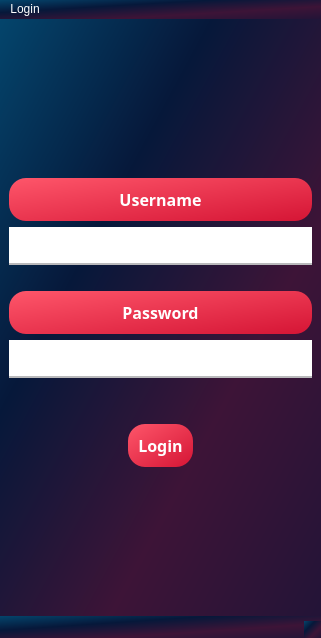
<?xml version="1.0" encoding="UTF-8"?>
<ui version="4.0">
 <class>LoginPage</class>
 <widget class="QMainWindow" name="LoginPage">
  <property name="enabled">
   <bool>true</bool>
  </property>
  <property name="geometry">
   <rect>
    <x>0</x>
    <y>0</y>
    <width>321</width>
    <height>638</height>
   </rect>
  </property>
  <property name="windowTitle">
   <string>Login Page</string>
  </property>
  <property name="styleSheet">
   <string notr="true">/*Copyright (c) DevSec Studio. All rights reserved.

MIT License

Permission is hereby granted, free of charge, to any person obtaining a copy
of this software and associated documentation files (the &quot;Software&quot;), to deal
in the Software without restriction, including without limitation the rights
to use, copy, modify, merge, publish, distribute, sublicense, and/or sell
copies of the Software, and to permit persons to whom the Software is
furnished to do so, subject to the following conditions:

The above copyright notice and this permission notice shall be included in all
copies or substantial portions of the Software.

THE SOFTWARE IS PROVIDED *AS IS*, WITHOUT WARRANTY OF ANY KIND, EXPRESS OR
IMPLIED, INCLUDING BUT NOT LIMITED TO THE WARRANTIES OF MERCHANTABILITY,
FITNESS FOR A PARTICULAR PURPOSE AND NONINFRINGEMENT. IN NO EVENT SHALL THE
AUTHORS OR COPYRIGHT HOLDERS BE LIABLE FOR ANY CLAIM, DAMAGES OR OTHER
LIABILITY, WHETHER IN AN ACTION OF CONTRACT, TORT OR OTHERWISE, ARISING FROM,
OUT OF OR IN CONNECTION WITH THE SOFTWARE OR THE USE OR OTHER DEALINGS IN THE SOFTWARE.
*/

/*-----QWidget-----*/
QWidget
{
background: qlineargradient(x1:0, y1:0, x2:1, y2:1, stop:0 #04456c, stop:0.33 #06183a, stop:0.67 #3d1437, stop:1 #231437);

	color: #ffffff;
	border-color: #000000;

}


/*-----QLabel-----*/
QLabel
{
	background-color: #292f45;
	color: #b9b9bb;
	border-color: #000000;

}


/*-----QPushButton-----*/
QPushButton
{
	background-color: #f0742f;
	color: #fff;
	font-weight: bold;
	border-style: solid;
	border-width: 1px;
	border-radius: 17px;
	border-color: #f0742f;
	padding: 10px;

}


QPushButton::hover
{
	background-color: #fc7c11;
	color: #ffff;

}


QPushButton::pressed
{
	background-color: #ff6b35;
	color: #fff;

}


/*-----QToolButton-----*/
QToolButton
{
	background-color: #292f45;
	color: #ffffff;
	border-style: solid;
	border-color: #000000;

}


QToolButton::hover
{
	background-color: #fc7c11;
	color: #000000;
	padding: 2px;
	border-radius: 15px;
	border-color: #fc7c11;

}


QToolButton::pressed
{
	background-color: #fc7c11;
	color: #000000;
	border-style: solid;
	border-width: 2px;

}


/*-----QLineEdit-----*/
QLineEdit{
	background-color: rgb(255, 255, 255);
	color: #b9b9bb;
	font-weight: bold;
	border-style: solid;
	border-width: 2px;
	border-top: 0px;
	border-left: 0px;
	border-right: 0px;
	border-color: #b9b9bb;
	padding: 10px;

}


/*-----QCheckBox-----*/
QCheckBox
{
	background-color: transparent;
	color: #b9b9bb;
	font-weight: bold;

}


QCheckBox::indicator
{
    color: #b1b1b1;
    background-color: #00111d;
    border: 1px solid #f0742f;
    width: 12px;
    height: 12px;

}


QCheckBox::indicator:checked
{
    image:url(&quot;./ressources/check.png&quot;); /*To replace*/
	background-color: #1f2b2b;
    border: 1px solid #f0742f;

}


QCheckBox::indicator:unchecked:hover
{
    border: 1px solid #f0742f;

}


QCheckBox::disabled
{
	color: #656565;

}


QCheckBox::indicator:disabled
{
	background-color: #656565;
	color: #656565;
    border: 1px solid #656565;

}
</string>
  </property>
  <widget class="QWidget" name="centralwidget">
   <layout class="QVBoxLayout" name="verticalLayout_3">
    <item>
     <spacer name="verticalSpacer">
      <property name="orientation">
       <enum>Qt::Vertical</enum>
      </property>
      <property name="sizeType">
       <enum>QSizePolicy::Preferred</enum>
      </property>
      <property name="sizeHint" stdset="0">
       <size>
        <width>20</width>
        <height>150</height>
       </size>
      </property>
     </spacer>
    </item>
    <item>
     <widget class="QPushButton" name="loginButton_2">
      <property name="font">
       <font>
        <family>Gilroy</family>
        <pointsize>12</pointsize>
        <bold>true</bold>
       </font>
      </property>
      <property name="styleSheet">
       <string notr="true">background: qlineargradient(spread:pad, x1:0, y1:0, x2:1, y2:1, stop:0 rgba(254, 86, 106, 255), stop:1 rgba(213, 21, 53, 255));
border: none;
font-family: Gilroy,sans-serif;
color: #ffffff</string>
      </property>
      <property name="text">
       <string>Username</string>
      </property>
     </widget>
    </item>
    <item>
     <widget class="QLineEdit" name="usernamLlineEdit">
      <property name="styleSheet">
       <string notr="true">/*Copyright (c) DevSec Studio. All rights reserved.

MIT License

Permission is hereby granted, free of charge, to any person obtaining a copy
of this software and associated documentation files (the &quot;Software&quot;), to deal
in the Software without restriction, including without limitation the rights
to use, copy, modify, merge, publish, distribute, sublicense, and/or sell
copies of the Software, and to permit persons to whom the Software is
furnished to do so, subject to the following conditions:

The above copyright notice and this permission notice shall be included in all
copies or substantial portions of the Software.

THE SOFTWARE IS PROVIDED *AS IS*, WITHOUT WARRANTY OF ANY KIND, EXPRESS OR
IMPLIED, INCLUDING BUT NOT LIMITED TO THE WARRANTIES OF MERCHANTABILITY,
FITNESS FOR A PARTICULAR PURPOSE AND NONINFRINGEMENT. IN NO EVENT SHALL THE
AUTHORS OR COPYRIGHT HOLDERS BE LIABLE FOR ANY CLAIM, DAMAGES OR OTHER
LIABILITY, WHETHER IN AN ACTION OF CONTRACT, TORT OR OTHERWISE, ARISING FROM,
OUT OF OR IN CONNECTION WITH THE SOFTWARE OR THE USE OR OTHER DEALINGS IN THE SOFTWARE.
*/


  position: relative;
  display: inline-block;
  height: 32px;
  width: 240px;
  margin: 0;
  padding: 0;
  background-color: #fff;
  border: none;
  border-radius: 10px;
  color: #181818;

/*-----QWidget-----*/
QWidget
{
	background-color: rgb(0, 0, 42);
	color: #ffffff;
	border-color: #000000;

}


/*-----QLabel-----*/
QLabel
{
	background-color: #292f45;
	color: #b9b9bb;
	border-color: #000000;

}


/*-----QPushButton-----*/
QPushButton
{
	background-color: #f0742f;
	color: #fff;
	font-weight: bold;
	border-style: solid;
	border-width: 1px;
	border-radius: 17px;
	border-color: #f0742f;
	padding: 10px;

}


QPushButton::hover
{
	background-color: #fc7c11;
	color: #ffff;

}


QPushButton::pressed
{
	background-color: #ff6b35;
	color: #fff;

}


/*-----QToolButton-----*/
QToolButton
{
	background-color: #292f45;
	color: #ffffff;
	border-style: solid;
	border-color: #000000;

}


QToolButton::hover
{
	background-color: #fc7c11;
	color: #000000;
	padding: 2px;
	border-radius: 15px;
	border-color: #fc7c11;

}


QToolButton::pressed
{
	background-color: #fc7c11;
	color: #000000;
	border-style: solid;
	border-width: 2px;

}


/*-----QLineEdit-----*/
QLineEdit{
	background-color: rgb(255, 255, 255);
	color: rgb(35, 35, 35);
	font-weight: bold;
	border-style: solid;
	border-width: 2px;
	border-top: 0px;
	border-left: 0px;
	border-right: 0px;
	border-color: #b9b9bb;
	padding: 10px;

}


/*-----QCheckBox-----*/
QCheckBox
{
	background-color: transparent;
	color: #b9b9bb;
	font-weight: bold;

}


QCheckBox::indicator
{
    color: #b1b1b1;
    background-color: #00111d;
    border: 1px solid #f0742f;
    width: 12px;
    height: 12px;

}


QCheckBox::indicator:checked
{
    image:url(&quot;./ressources/check.png&quot;); /*To replace*/
	background-color: #1f2b2b;
    border: 1px solid #f0742f;

}


QCheckBox::indicator:unchecked:hover
{
    border: 1px solid #f0742f;

}


QCheckBox::disabled
{
	color: #656565;

}


QCheckBox::indicator:disabled
{
	background-color: #656565;
	color: #656565;
    border: 1px solid #656565;

}
</string>
      </property>
     </widget>
    </item>
    <item>
     <spacer name="verticalSpacer_2">
      <property name="orientation">
       <enum>Qt::Vertical</enum>
      </property>
      <property name="sizeType">
       <enum>QSizePolicy::Preferred</enum>
      </property>
      <property name="sizeHint" stdset="0">
       <size>
        <width>20</width>
        <height>20</height>
       </size>
      </property>
     </spacer>
    </item>
    <item>
     <widget class="QPushButton" name="loginButton_3">
      <property name="font">
       <font>
        <family>Gilroy</family>
        <pointsize>12</pointsize>
        <bold>true</bold>
       </font>
      </property>
      <property name="styleSheet">
       <string notr="true">background: qlineargradient(spread:pad, x1:0, y1:0, x2:1, y2:1, stop:0 rgba(254, 86, 106, 255), stop:1 rgba(213, 21, 53, 255));
border: none;
font-family: Gilroy,sans-serif;
color: #ffffff</string>
      </property>
      <property name="text">
       <string>Password</string>
      </property>
     </widget>
    </item>
    <item>
     <widget class="QLineEdit" name="passworLlineEdit">
      <property name="styleSheet">
       <string notr="true">/*Copyright (c) DevSec Studio. All rights reserved.

MIT License

Permission is hereby granted, free of charge, to any person obtaining a copy
of this software and associated documentation files (the &quot;Software&quot;), to deal
in the Software without restriction, including without limitation the rights
to use, copy, modify, merge, publish, distribute, sublicense, and/or sell
copies of the Software, and to permit persons to whom the Software is
furnished to do so, subject to the following conditions:

The above copyright notice and this permission notice shall be included in all
copies or substantial portions of the Software.

THE SOFTWARE IS PROVIDED *AS IS*, WITHOUT WARRANTY OF ANY KIND, EXPRESS OR
IMPLIED, INCLUDING BUT NOT LIMITED TO THE WARRANTIES OF MERCHANTABILITY,
FITNESS FOR A PARTICULAR PURPOSE AND NONINFRINGEMENT. IN NO EVENT SHALL THE
AUTHORS OR COPYRIGHT HOLDERS BE LIABLE FOR ANY CLAIM, DAMAGES OR OTHER
LIABILITY, WHETHER IN AN ACTION OF CONTRACT, TORT OR OTHERWISE, ARISING FROM,
OUT OF OR IN CONNECTION WITH THE SOFTWARE OR THE USE OR OTHER DEALINGS IN THE SOFTWARE.
*/

  position: relative;
  display: inline-block;
  height: 32px;
  width: 240px;
  margin: 0;
  padding: 0;
  background-color: #fff;
  border: none;
  border-radius: 10px;
color: #181818;

/*-----QWidget-----*/
QWidget
{
	background-color: rgb(0, 0, 42);
	color: #ffffff;
	border-color: #000000;

}


/*-----QLabel-----*/
QLabel
{
	background-color: #292f45;
	color: #b9b9bb;
	border-color: #000000;

}


/*-----QPushButton-----*/
QPushButton
{
	background-color: #f0742f;
	color: #fff;
	font-weight: bold;
	border-style: solid;
	border-width: 1px;
	border-radius: 17px;
	border-color: #f0742f;
	padding: 10px;

}


QPushButton::hover
{
	background-color: #fc7c11;
	color: #ffff;

}


QPushButton::pressed
{
	background-color: #ff6b35;
	color: #fff;

}


/*-----QToolButton-----*/
QToolButton
{
	background-color: #292f45;
	color: #ffffff;
	border-style: solid;
	border-color: #000000;

}


QToolButton::hover
{
	background-color: #fc7c11;
	color: #000000;
	padding: 2px;
	border-radius: 15px;
	border-color: #fc7c11;

}


QToolButton::pressed
{
	background-color: #fc7c11;
	color: #000000;
	border-style: solid;
	border-width: 2px;

}


/*-----QLineEdit-----*/
QLineEdit{
	background-color: rgb(255, 255, 255);
	color: rgb(35, 35, 35);
	font-weight: bold;
	border-style: solid;
	border-width: 2px;
	border-top: 0px;
	border-left: 0px;
	border-right: 0px;
	border-color: #b9b9bb;
	padding: 10px;

}


/*-----QCheckBox-----*/
QCheckBox
{
	background-color: transparent;
	color: #b9b9bb;
	font-weight: bold;

}


QCheckBox::indicator
{
    color: #b1b1b1;
    background-color: #00111d;
    border: 1px solid #f0742f;
    width: 12px;
    height: 12px;

}


QCheckBox::indicator:checked
{
    image:url(&quot;./ressources/check.png&quot;); /*To replace*/
	background-color: #1f2b2b;
    border: 1px solid #f0742f;

}


QCheckBox::indicator:unchecked:hover
{
    border: 1px solid #f0742f;

}


QCheckBox::disabled
{
	color: #656565;

}


QCheckBox::indicator:disabled
{
	background-color: #656565;
	color: #656565;
    border: 1px solid #656565;

}
</string>
      </property>
      <property name="echoMode">
       <enum>QLineEdit::Password</enum>
      </property>
     </widget>
    </item>
    <item>
     <spacer name="verticalSpacer_3">
      <property name="orientation">
       <enum>Qt::Vertical</enum>
      </property>
      <property name="sizeType">
       <enum>QSizePolicy::Preferred</enum>
      </property>
      <property name="sizeHint" stdset="0">
       <size>
        <width>20</width>
        <height>40</height>
       </size>
      </property>
     </spacer>
    </item>
    <item>
     <layout class="QHBoxLayout" name="horizontalLayout" stretch="2,0,0,0,2">
      <item>
       <spacer name="horizontalSpacer">
        <property name="orientation">
         <enum>Qt::Horizontal</enum>
        </property>
        <property name="sizeHint" stdset="0">
         <size>
          <width>40</width>
          <height>20</height>
         </size>
        </property>
       </spacer>
      </item>
      <item>
       <spacer name="horizontalSpacer_3">
        <property name="orientation">
         <enum>Qt::Horizontal</enum>
        </property>
        <property name="sizeHint" stdset="0">
         <size>
          <width>80</width>
          <height>20</height>
         </size>
        </property>
       </spacer>
      </item>
      <item>
       <widget class="QPushButton" name="loginButton">
        <property name="font">
         <font>
          <family>Gilroy</family>
          <pointsize>12</pointsize>
          <bold>true</bold>
         </font>
        </property>
        <property name="styleSheet">
         <string notr="true">background: qlineargradient(spread:pad, x1:0, y1:0, x2:1, y2:1, stop:0 rgba(254, 86, 106, 255), stop:1 rgba(213, 21, 53, 255));
border: none;
font-family: Gilroy,sans-serif;</string>
        </property>
        <property name="text">
         <string>Login</string>
        </property>
       </widget>
      </item>
      <item>
       <spacer name="horizontalSpacer_4">
        <property name="orientation">
         <enum>Qt::Horizontal</enum>
        </property>
        <property name="sizeHint" stdset="0">
         <size>
          <width>80</width>
          <height>20</height>
         </size>
        </property>
       </spacer>
      </item>
      <item>
       <spacer name="horizontalSpacer_2">
        <property name="orientation">
         <enum>Qt::Horizontal</enum>
        </property>
        <property name="sizeHint" stdset="0">
         <size>
          <width>40</width>
          <height>20</height>
         </size>
        </property>
       </spacer>
      </item>
     </layout>
    </item>
    <item>
     <spacer name="verticalSpacer_4">
      <property name="orientation">
       <enum>Qt::Vertical</enum>
      </property>
      <property name="sizeHint" stdset="0">
       <size>
        <width>20</width>
        <height>40</height>
       </size>
      </property>
     </spacer>
    </item>
   </layout>
  </widget>
  <widget class="QMenuBar" name="menubar">
   <property name="geometry">
    <rect>
     <x>0</x>
     <y>0</y>
     <width>321</width>
     <height>21</height>
    </rect>
   </property>
   <widget class="QMenu" name="menuLogin">
    <property name="title">
     <string>Login</string>
    </property>
   </widget>
   <addaction name="menuLogin"/>
  </widget>
  <widget class="QStatusBar" name="statusbar"/>
 </widget>
 <resources/>
 <connections/>
</ui>
